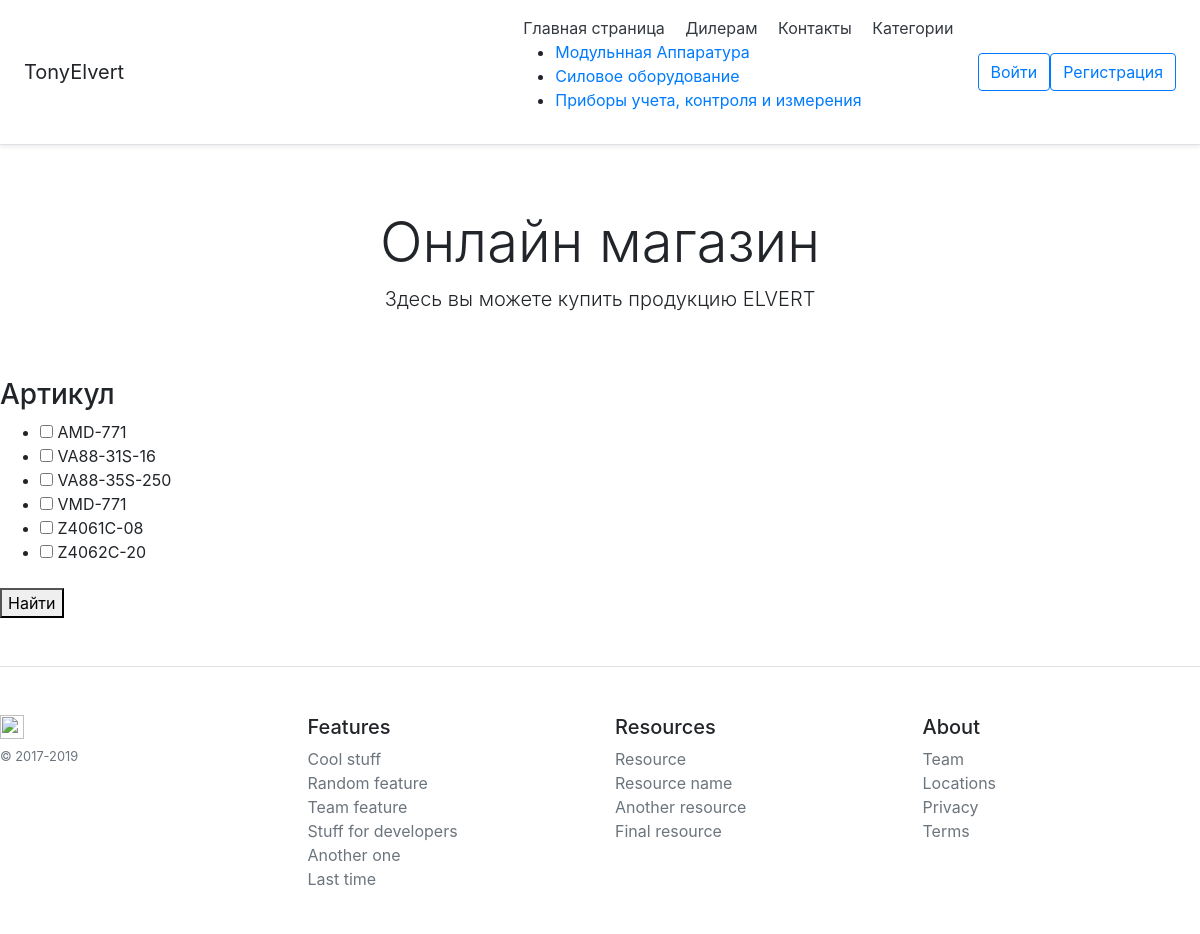
/filter/, run on the app's committed database.
### catalog/models.py (models this page shows, shortened)
class Category(models.Model):
    name = models.CharField('Категория', max_length=50)
    description = models.TextField('Описание')
    class Meta:
        verbose_name = 'Категория'
        verbose_name_plural = 'Категории'

### catalog/views.py (the view)
# urls.py: path('filter/', views.FilterProductView.as_view(), name='filter'),
class FilterProductView(ArticleFilter, ListView):
    template_name = 'products/products_list.html'
    def get_queryset(self):
        queryset = Product.objects.filter(article__in=self.request.GET.getlist('article'))
        return queryset

### catalog/templatetags/product_tags.py (called while the page is built)
@register.simple_tag()
def get_categories():
    return Category.objects.all()

### catalog/views.py (called while the page is built)
    def get_article(self):
        return Product.objects.all().values('article')

### catalog/templates/products/products_list.html (shortened to what this page needs)
{% extends 'base.html' %}

### catalog/templates/base.html (shortened to what this page needs)
{% load product_tags %}
{% load static %}
<!doctype html>
<html lang="en" xmlns="http://www.w3.org/1999/html">
  <head>
	<link href= {% static "css/bootstrap.css" %} rel="stylesheet">
  </head>
<body>
<div class="d-flex flex-column flex-md-row align-items-center p-3 px-md-4 mb-3 bg-white border-bottom shadow-sm">
  <h5 class="my-0 mr-md-auto font-weight-normal">TonyElvert</h5>
  <nav class="my-2 my-md-0 mr-md-3">
    <a class="p-2 text-dark" href="/">Главная страница</a>
    <a class="p-2 text-dark" href="#">Дилерам</a>
    <a class="p-2 text-dark" href="#">Контакты</a>
    <a class="p-2 text-dark" href="#">Категории </a>
    <ul>
      {% get_categories as categories %}
      {% for category in categories %}
      <li><a href="/">{{ category.name }}</a></li>
      {% endfor %}
    </ul>
  </nav>
{% if user.is_authenticated %}
<span>{{ user.username }}</span>
	<a class="btn btn-outline-primary" href="{% url 'account_logout' %}">Выход</a>
{% else %}
  <a class="btn btn-outline-primary" href="{% url 'account_login' %}">Войти</a>
  <a class="btn btn-outline-primary" href="{% url 'account_signup' %}">Регистрация</a>
{% endif %}
</div>
<div class="pricing-header px-3 py-3 pt-md-5 pb-md-4 mx-auto text-center">
  <h1 class="display-4">Онлайн магазин</h1>
  <p class="lead">Здесь вы можете купить продукцию ELVERT </p>
</div>
  <form action="{% url 'filter' %}" method="get">
    <div class="left-side my-4">
        <h3 class="sear-head editContent">Артикул</h3>
        <ul class="w3layouts-box-list">
            {% for article in view.get_article %}
                <li class="editContent">
                    <input type="checkbox" class="checked" name="article" value="{{ article.article }}">
                    <span class="span editContent">{{ article.article }}</span>
                </li>
            {% endfor %}
        </ul>
    </div>
    <button type="submit">Найти</button>
  </form>
  <footer class="pt-4 my-md-5 pt-md-5 border-top">
    <div class="row">
      <div class="col-12 col-md">
        <img class="mb-2" src="/docs/4.4/assets/brand/bootstrap-solid.svg" alt="" width="24" height="24">
        <small class="d-block mb-3 text-muted">&copy; 2017-2019</small>
      </div>
      <div class="col-6 col-md">
        <h5>Features</h5>
        <ul class="list-unstyled text-small">
          <li><a class="text-muted" href="#">Cool stuff</a></li>
          <li><a class="text-muted" href="#">Random feature</a></li>
          <li><a class="text-muted" href="#">Team feature</a></li>
          <li><a class="text-muted" href="#">Stuff for developers</a></li>
          <li><a class="text-muted" href="#">Another one</a></li>
          <li><a class="text-muted" href="#">Last time</a></li>
        </ul>
      </div>
      <div class="col-6 col-md">
        <h5>Resources</h5>
        <ul class="list-unstyled text-small">
          <li><a class="text-muted" href="#">Resource</a></li>
          <li><a class="text-muted" href="#">Resource name</a></li>
          <li><a class="text-muted" href="#">Another resource</a></li>
          <li><a class="text-muted" href="#">Final resource</a></li>
        </ul>
      </div>
      <div class="col-6 col-md">
        <h5>About</h5>
        <ul class="list-unstyled text-small">
          <li><a class="text-muted" href="#">Team</a></li>
          <li><a class="text-muted" href="#">Locations</a></li>
          <li><a class="text-muted" href="#">Privacy</a></li>
          <li><a class="text-muted" href="#">Terms</a></li>
        </ul>
      </div>
    </div>
  </footer>
</body>
</html>

### data on the page
Category: name "Модульнная Аппаратура"
Category: name "Силовое оборудование"
Category: name "Приборы учета, контроля и измерения"

### other printed values
{{ article.article }} "AMD-771" "VA88-31S-16" "VA88-35S-250" "VMD-771" "Z4061C-08" "Z4062C-20"
